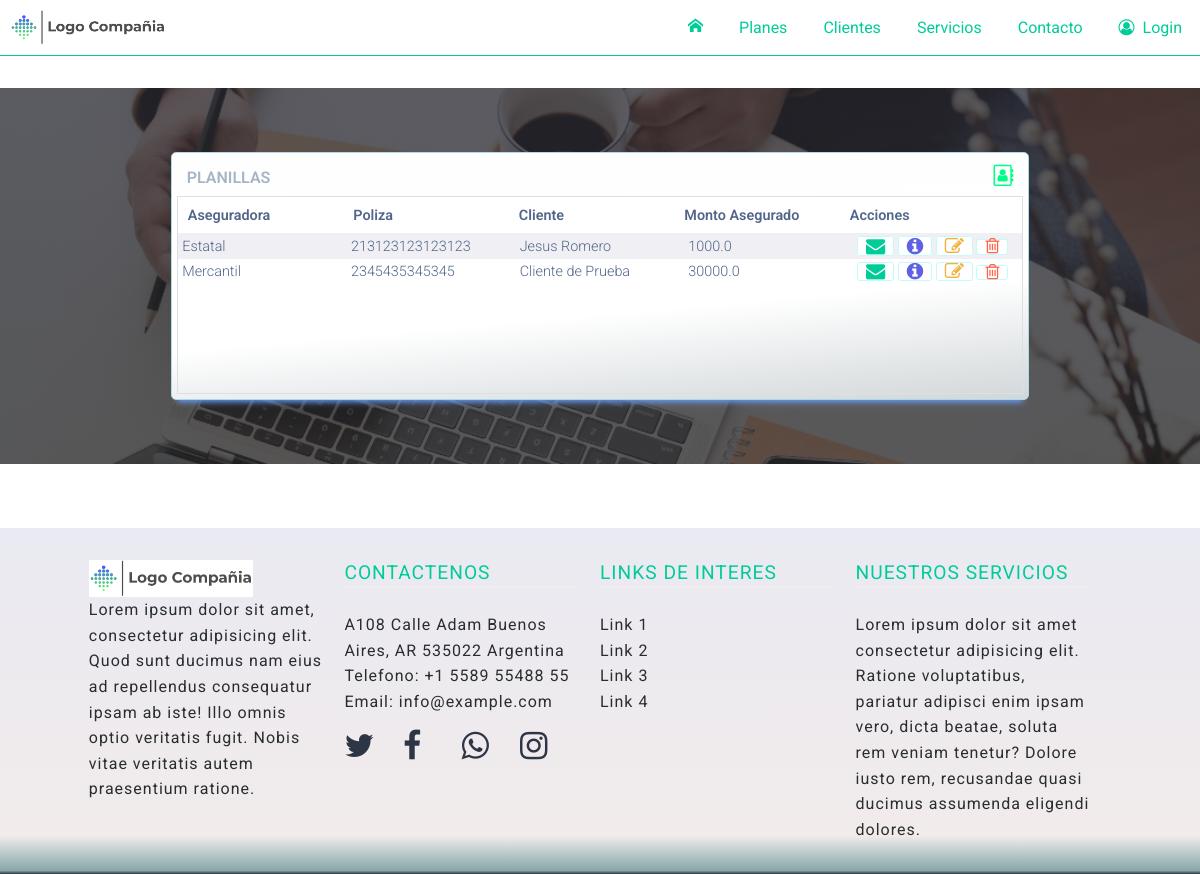
The app's page /listado_planillas/ with its own data.
### app_ensurance/models.py (models this page shows, shortened)
class Planilla(models.Model):
    aseguradora = models.CharField(max_length=100)
    poliza = models.CharField(max_length=30)
    plan1 = models.BooleanField(default=False)
    plan2 = models.BooleanField(default=False)
    plan3 = models.BooleanField(default=False)
    legajo = models.CharField(max_length=30)
    titular = models.CharField(max_length=50)
    documento = models.CharField(max_length=20)
    tipodoc = models.CharField(max_length=20, choices=tipos)
    fechanacimiento = models.DateField()
    edad = models.IntegerField()
    telefono = models.CharField(max_length=20)
    correo = models.EmailField()
    montoasegurado = models.FloatField()
    fechainicio = models.DateField()
    cobertura1 = models.BooleanField(default=False)
    cobertura2 = models.BooleanField(default=False)
    cobertura3 = models.BooleanField(default=False)
    beneficiarios = models.CharField(max_length=3, blank=True)
    pregunta1 = models.BooleanField(
        default=False, choices=opciones_preguntas)
    pregunta2 = models.BooleanField(
        default=False, choices=opciones_preguntas)
    pregunta3 = models.BooleanField(
        default=False, choices=opciones_preguntas)
    class Meta():
        db_table = "planilla"

### app_ensurance/views.py (the view)
# urls.py: path('listado_planillas/', views.ListaPlanillas.as_view(
class ListaPlanillas(generic.ListView):
    model = Planilla

### app_ensurance/templates/vistas/planillas_view.html (shortened to what this page needs)
{% extends 'base.html' %}
{% block content %}
<hr class="separador1">
<div class="contenedor p-seccion-tablas" style="
background-image: linear-gradient(rgba(34, 34, 43, 0.7), rgba(30, 30, 32, 0.7)), url(../../static/images/bg-tabla.jpg);
background-repeat: no-repeat;
background-size: cover;
">
    <div class="contenedor80">
        <div class="border-table">
            <table class="">
                <caption>
                    PLANILLAS
                    <a href="/planilla/" style="float: right;"><i class="fa fa-address-book-o fa-lg"></i></a>
                </caption>
                <thead>
                    <tr>
                        <th>Aseguradora</th>
                        <th>Poliza</th>
                        <th>Cliente</th>
                        <th>Monto Asegurado</th>
                        <th>Acciones</th>
                    </tr>
                </thead>
                <tbody>
                    {% for planilla in object_list %}
                    <tr>
                        <td>{{ planilla.aseguradora }}</td>
                        <td>{{ planilla.poliza }}</td>
                        <td>{{ planilla.titular }}</td>
                        <td>{{ planilla.montoasegurado }}</td>
                        <td>
                            <form method="POST" action="eliminar/{{planilla.id}}">
                                <div class="btn-group">
                                    <a href="#" title="Enviar al Cliente" type="button" class="btn-tabla"><i
                                            class="fa fa-envelope fa-lg" style="color: #00cc99">
                                        </i></a>
                                    <a href=" #" title="Ver" type="button" class="btn-tabla"><i
                                            class="fa fa-info-circle fa-lg" style="color: rgb(96, 96, 228);"></i></a>
                                    <a href="#" title="Editar" type="button" class="btn-tabla"><i
                                            class="fa fa-pencil-square-o fa-lg"
                                            style="color: rgb(241, 178, 59);"></i></a>
                                    <button onclick="return eliminar();" type="submit" title="Eliminar"
                                        class="btn-tabla">
                                        <i class="fa fa-trash-o fa-lg" style="color: tomato; "></i>
                                    </button>
                                </div>
                            </form>
                        </td>
                    </tr>
                    {% endfor %}
                </tbody>
            </table>
        </div>
    </div>
</div>
{% endblock %}

### app_ensurance/static/css/columnas2.css (style rules this page uses)
* { margin: 0px; padding: 0px; list-style: none; text-decoration: none; font-family: 'Roboto', sans-serif; box-sizing: border-box; color: rgb(41, 45, 46) }
.contenedor { position: relative; margin:auto; height: auto; }
.contenedor80 { position: relative; margin:auto; height: auto; width: 80%; }
.separador1 { border: none; padding: 1rem; }
.p-seccion-tablas { padding: 4rem }
.btn-tabla { border: 1px solid rgb(197, 250, 250); padding: 0.2 0.5rem; background-color: white; border-radius: 3px; outline: none; }

### app_ensurance/static/css/modal.css (style rules this page uses)
caption i { color: rgb(0, 255, 136); }

### app_ensurance/static/css/tablas.css (style rules this page uses)
tbody { display: block; height: 10rem; overflow: auto; }
thead, tbody tr { display: table; width: 100%; table-layout: fixed; }
thead { width: calc(100% - 1em); background-color: rgb(252, 252, 252); }
table { width: 100%; border-collapse: collapse; border: 1px solid rgb(217, 225, 228); }
th, td { padding: 0.25rem; text-align: left; }
td { border: none; color: rgb(82, 102, 139); font-size: 0.9rem; font-weight: 300; }
td > * { vertical-align: middle; }
thead tr th { color: rgb(82, 102, 139); font-weight: 600; font-size: 0.9rem; background-color: white; padding: 0.6rem; }
caption { text-align: left; padding: 0.6rem 0.6rem; font-weight: 600; color: rgb(165, 181, 197); }
tbody tr:nth-child(odd) { background: rgb(240, 239, 243); }
tbody tr:nth-child(even) { background: rgb(255, 255, 255); }
.border-table { position: relative; padding: 5px; border-radius: 5px; border: 1px solid lightblue; background: rgb(210, 215, 217); background: linear-gradient(355deg, rgba(210, 215, 217, 1) 0%, rgba(255, 255, 255, 1) 38%, rgba(254, 254, 254, 1) 100%); box-shadow: 0 8px 6px -6px rgb(102, 162, 252); }

### records on screen
Planilla: aseguradora "Estatal", poliza "213123123123123", titular "Jesus Romero", montoasegurado "1000.0"
Planilla: aseguradora "Mercantil", poliza "2345435345345", titular "Cliente de Prueba", montoasegurado "30000.0"
